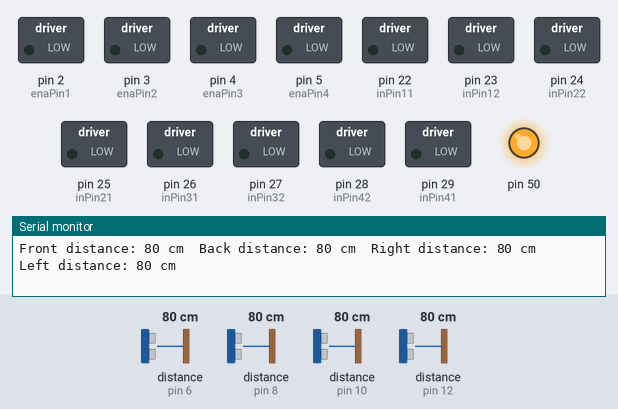
Bench run of a sketch on a simulated Arduino Mega 2560, built with avr-gcc and run on an emulated ATmega2560. Shown: switched loads named in the sketch (green lamp = pin HIGH), output pins drawn as LEDs (lit = HIGH), the last lines printed to the serial monitor. Wiring (inferred from the names in the program): 4 × ultrasonic range finder: trigger pin 7, echo pin 6 / trigger pin 9, echo pin 8 / trigger pin 11, echo pin 10 / trigger pin 13, echo pin 12. The test bench sets the inputs (shaded band); at power-on: distance to the obstacle (sensors on pin 12, pin 6, pin 8, pin 10) 80 cm. The echo pulse lasts 58.3 µs per cm; pins used as bus, display or sensor lines are not drawn.

Above: at 1.2 s.
1.3 s: distance to the obstacle (sensor on pin 12) set to 13 cm
2.8 s: distance to the obstacle (sensor on pin 12) set to 10 cm
At 3.7 s:
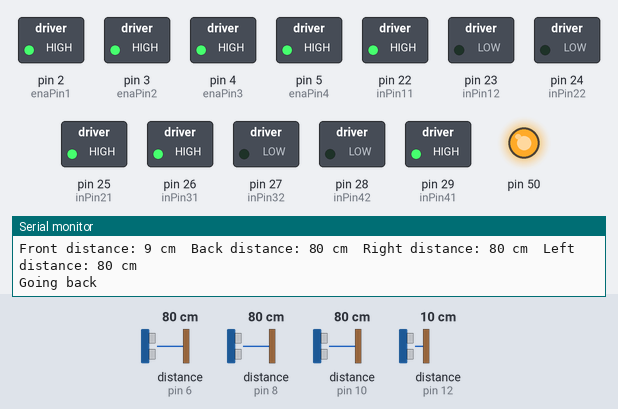
Timing chart, 0 to 5.8 s (numbered marks = the images above; inputs shaded):
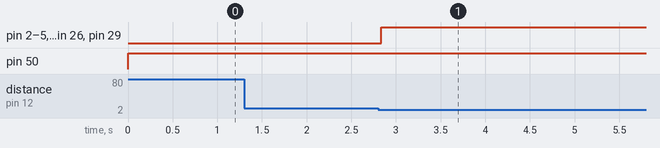

Measured:
- the behaviour switches between 12 and 11 cm on distance to the obstacle (sensor on pin 12) (found by bisection; images 0 and 1)
- after the input at 2.8 s, pin 2 (enaPin1), pin 3 (enaPin2), pin 4 (enaPin3), pin 5 (enaPin4), pin 22 (inPin11), pin 25 (inPin21), pin 26 (inPin31), pin 29 (inPin41): LOW → HIGH at once

The sketch:

sketch_mar14b.ino
```cpp
// define pins and variables
int enaPin1 = 2;
int enaPin2 = 3;
int enaPin3 = 4;
int enaPin4 = 5;
// In Pins
int inPin11 = 22;
int inPin12 = 23;
int inPin21 = 25;
int inPin22 = 24;
int inPin31 = 26;
int inPin32 = 27;
int inPin41 = 29;
int inPin42 = 28;
// Trig Pins
int trigPin1 = 13;
int trigPin2 = 11;
int trigPin3 = 9;
int trigPin4 = 7;
// Echo Pins
int echoPin1 = 12;
int echoPin2 = 10;
int echoPin3 = 8;
int echoPin4 = 6;
int distance1;
int distance2;
int distance3;
int distance4;
int minimum_distance = 10; // minimum distance to avoid obstacles
int safe_distance = 30; // safe distance to keep from obstacles
int max_speed = 255; // maximum motor speed
int min_speed = 128; // minimum motor speed

void setup() {
Serial.begin(115200);
//start all pins to make so you can use them
//trig
pinMode(trigPin1, OUTPUT);
pinMode(trigPin2, OUTPUT);
pinMode(trigPin3, OUTPUT);
pinMode(trigPin4, OUTPUT);
//echo
pinMode(echoPin1, INPUT);
pinMode(echoPin2, INPUT);
pinMode(echoPin3, INPUT);
pinMode(echoPin4, INPUT);
//ena
pinMode(enaPin1, OUTPUT);
pinMode(enaPin2, OUTPUT);
pinMode(enaPin3, OUTPUT);
pinMode(enaPin4, OUTPUT);
//in
pinMode(inPin11, OUTPUT);
pinMode(inPin12, OUTPUT);
pinMode(inPin21, OUTPUT);
pinMode(inPin22, OUTPUT);
pinMode(inPin31, OUTPUT);
pinMode(inPin32, OUTPUT);
pinMode(inPin41, OUTPUT);
pinMode(inPin42, OUTPUT);
pinMode(50, OUTPUT);
}

void move_backward() {
  digitalWrite(inPin11, HIGH);
  digitalWrite(inPin12, LOW);
  analogWrite(enaPin1, max_speed);
  digitalWrite(inPin21, HIGH);
  digitalWrite(inPin22, LOW);
  analogWrite(enaPin2, max_speed);
  digitalWrite(inPin31, HIGH);
  digitalWrite(inPin32, LOW);
  analogWrite(enaPin3, max_speed);
  digitalWrite(inPin41, HIGH);
  digitalWrite(inPin42, LOW);
  analogWrite(enaPin4, max_speed);
}


void check_distance() {
  digitalWrite(trigPin1, LOW);
  delayMicroseconds(2);
  digitalWrite(trigPin1, HIGH);
  delayMicroseconds(10);
  digitalWrite(trigPin1, LOW);
  distance1 = pulseIn(echoPin1, HIGH) / 58;
  digitalWrite(trigPin2, LOW);
  delayMicroseconds(2);
  digitalWrite(trigPin2, HIGH);
  delayMicroseconds(10);
  digitalWrite(trigPin2, LOW);
  distance2 = pulseIn(echoPin2, HIGH) / 58;
  digitalWrite(trigPin3, LOW);
  delayMicroseconds(2);
  digitalWrite(trigPin3, HIGH);
  delayMicroseconds(10);
  digitalWrite(trigPin3, LOW);
  distance3 = pulseIn(echoPin3, HIGH) / 58;
  digitalWrite(trigPin4, LOW);
  delayMicroseconds(2);
  digitalWrite(trigPin4, HIGH);
  delayMicroseconds(10);
  digitalWrite(trigPin4, LOW);
  distance4 = pulseIn(echoPin4, HIGH) / 58;

Serial.print("Front distance: ");
Serial.print(distance1);
Serial.print(" cm\tBack distance: ");
Serial.print(distance2);
Serial.print(" cm\tRight distance: ");
Serial.print(distance3);
Serial.print(" cm\tLeft distance: ");
Serial.print(distance4);
Serial.println(" cm");
}

void avoid_obstacle() {
if (distance1 <= minimum_distance) { // if something is in front, backup a little and turn
  Serial.println("Going back");
  move_backward();
  delay(500);
}

}

void loop() {
digitalWrite(50, HIGH);
// measure distance from all four sensors
check_distance();

// avoid obstacles
avoid_obstacle();

}
```
